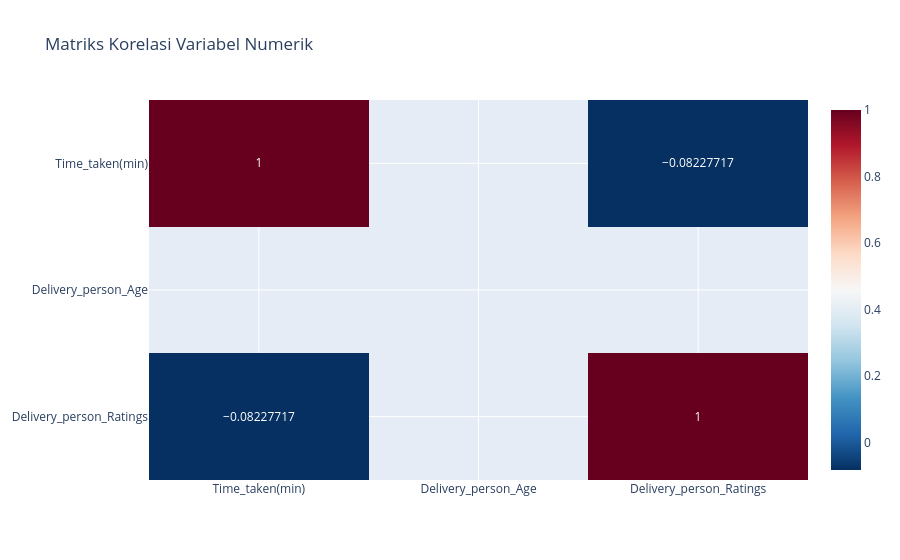

Notebook code for this chart:
### Code cell
#Visualisasi 3: Heatmap Korelasi Variabel Numerik

num_cols = ["Time_taken(min)", "Delivery_person_Age", "Delivery_person_Ratings"]
corr_df = df.select(num_cols).to_pandas().corr()

fig3 = px.imshow(
    corr_df, 
    text_auto=True, 
    aspect="auto",
    title="Matriks Korelasi Variabel Numerik",
    color_continuous_scale="RdBu_r"
)
fig3.show()

### Figure 1 — Plotly figure (JSON) as saved in the notebook; plotly's stock layout.template omitted (floating-point values rounded to 4 significant figures)
{"data": [{"coloraxis": "coloraxis", "hovertemplate": "x: %{x}<br>y: %{y}<br>color: %{z}<extra></extra>", "name": "0", "texttemplate": "%{z}", "type": "heatmap", "x": ["Time_taken(min)", "Delivery_person_Age", "Delivery_person_Ratings"], "xaxis": "x", "y": ["Time_taken(min)", "Delivery_person_Age", "Delivery_person_Ratings"], "yaxis": "y", "z": [[1.0, NaN, -0.08228], [NaN, NaN, NaN], [-0.08228, NaN, 1.0]]}], "layout": {"coloraxis": {"autocolorscale": false, "colorscale": [[0, "rgb(5,48,97)"], [0.1, "rgb(33,102,172)"], [0.2, "rgb(67,147,195)"], [0.3, "rgb(146,197,222)"], [0.4, "rgb(209,229,240)"], [0.5, "rgb(247,247,247)"], [0.6, "rgb(253,219,199)"], [0.7, "rgb(244,165,130)"], [0.8, "rgb(214,96,77)"], [0.9, "rgb(178,24,43)"], [1, "rgb(103,0,31)"]]}, "title": {"text": "Matriks Korelasi Variabel Numerik"}, "xaxis": {"anchor": "y", "domain": [0, 1]}, "yaxis": {"anchor": "x", "autorange": "reversed", "domain": [0, 1]}}}
